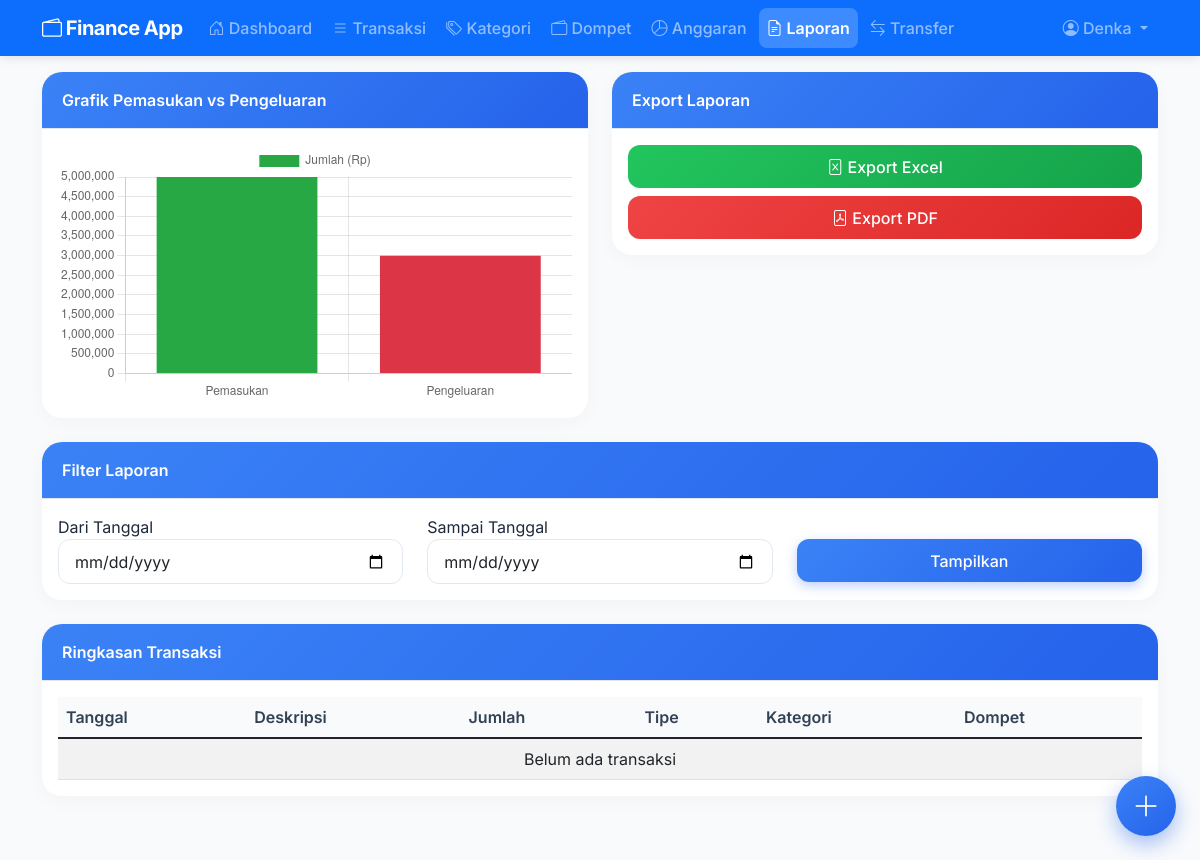
/reports (signed in), run on an earlier commit of the app's database.
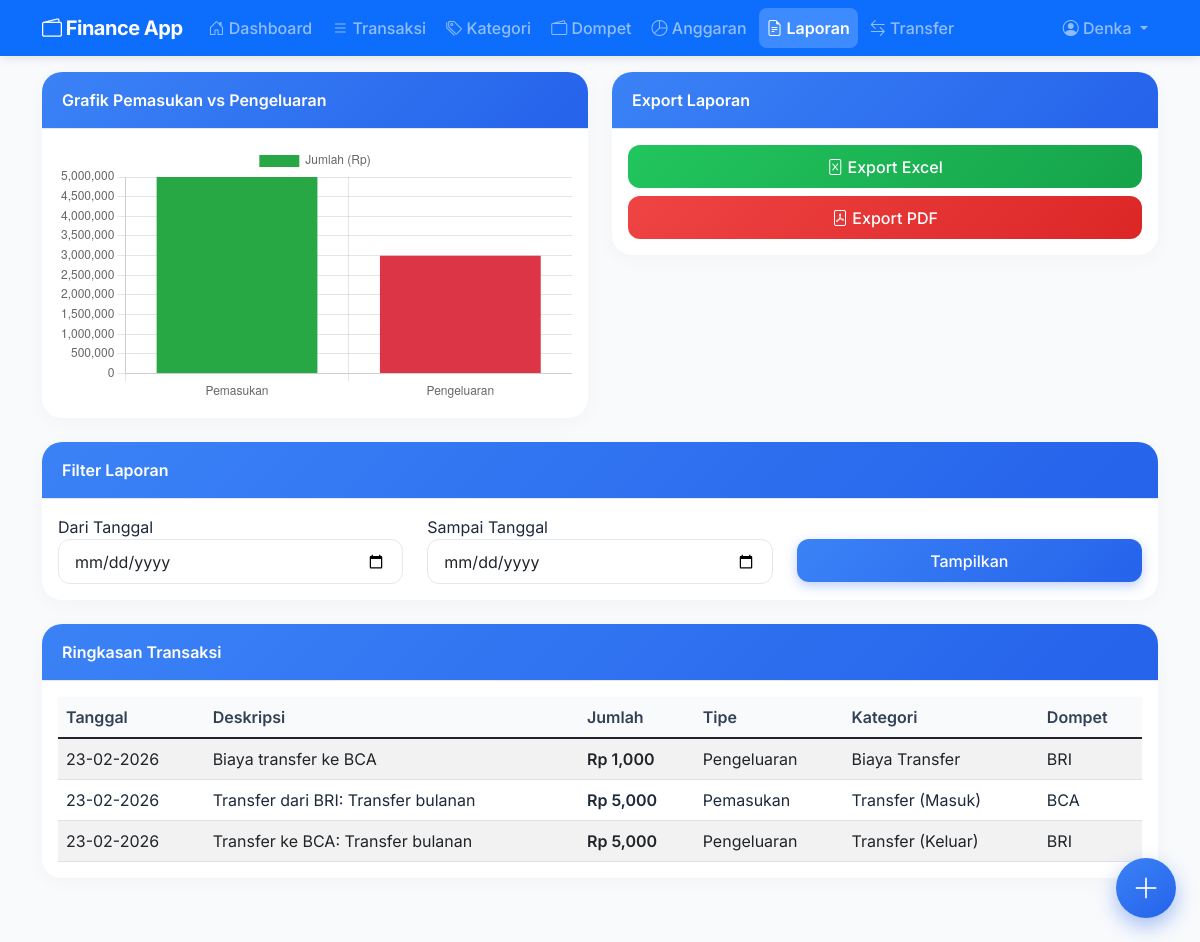
And on a later commit of the database.
### models.py (models this page shows)
class Transaction(db.Model):
    id = db.Column(db.Integer, primary_key=True)
    amount = db.Column(db.Float, nullable=False)
    description = db.Column(db.String(200))
    date = db.Column(db.DateTime, default=datetime.utcnow)
    type = db.Column(db.String(10))  # 'income' atau 'expense'
    category_id = db.Column(db.Integer, db.ForeignKey('category.id'), nullable=False)
    wallet_id = db.Column(db.Integer, db.ForeignKey('wallet.id'), nullable=False)
    user_id = db.Column(db.Integer, db.ForeignKey('user.id'), nullable=False)
    category = db.relationship('Category')

class Category(db.Model):
    id = db.Column(db.Integer, primary_key=True)
    name = db.Column(db.String(100), nullable=False)
    type = db.Column(db.String(10))  # 'income' atau 'expense'
    user_id = db.Column(db.Integer, db.ForeignKey('user.id'), nullable=False)

class Wallet(db.Model):
    id = db.Column(db.Integer, primary_key=True)
    name = db.Column(db.String(100), nullable=False)
    type = db.Column(db.String(10))  # 'cash' atau 'digital'
    balance = db.Column(db.Float, default=0.0)
    user_id = db.Column(db.Integer, db.ForeignKey('user.id'), nullable=False)
    transactions = db.relationship('Transaction', backref='wallet', lazy=True, cascade='all, delete-orphan')
    shared_with = db.relationship('SharedWallet', back_populates='wallet', lazy=True, cascade='all, delete-orphan')

### app.py (the view)
@app.route('/reports')
@login_required
def reports():
    return render_template('reports.html')

### app.py (called while the page is built)
@login_manager.user_loader
def load_user(user_id):
    return User.query.get(int(user_id))

### templates/reports.html (shortened to what the changed rows need)
{% extends "base.html" %}
{% block content %}
<div class="row mt-4">
    <div class="col-md-12">
        <div class="card">
            <div class="card-body">
                <table class="table table-striped">
                    <thead>
                        <tr>
                            <th>Tanggal</th>
                            <th>Deskripsi</th>
                            <th>Jumlah</th>
                            <th>Tipe</th>
                            <th>Kategori</th>
                            <th>Dompet</th>
                        </tr>
                    </thead>
                    <tbody>
                        {% for t in current_user.transactions[-10:]|reverse %}
                        <tr>
                            <td>{{ t.date.strftime('%d-%m-%Y') }}</td>
                            <td>{{ t.description }}</td>
                            <td class="{{ 'income' if t.type=='income' else 'expense' }}">Rp {{ "{:,.0f}".format(t.amount) }}</td>
                            <td>{{ 'Pemasukan' if t.type=='income' else 'Pengeluaran' }}</td>
                            <td>{{ t.category.name }}</td>
                            <td>{{ t.wallet.name }}</td>
                        </tr>
                        {% else %}
                        <tr>
                            <td colspan="6" class="text-center">Belum ada transaksi</td>
                        </tr>
                        {% endfor %}
                    </tbody>
                </table>
            </div>
        </div>
    </div>
</div>
{% endblock %}
{% block scripts %}
<script>
// Grafik pemasukan vs pengeluaran bulan ini
fetch('/api/chart-data')
  .then(response => response.json())
  .then(data => {
    // Hitung total pemasukan dan pengeluaran dari data? Kita punya hanya pengeluaran.
    // Untuk demo, kita buat dummy. Bisa buat API baru.
    new Chart(document.getElementById('incomeExpenseChart'), {
      type: 'bar',
      data: {
        labels: ['Pemasukan', 'Pengeluaran'],
        datasets: [{
          label: 'Jumlah (Rp)',
          data: [5000000, 3000000], // contoh statis, seharusnya dari backend
          backgroundColor: ['#28a745', '#dc3545']
        }]
      }
    });
  });
</script>
{% endblock %}

What changed in the data, as far as the page shows it:
added Transaction: date "23-02-2026", description "Biaya transfer ke BCA", amount "1,000", type "Pengeluaran", category.name "Biaya Transfer", wallet.name "BRI"
added Transaction: date "23-02-2026", description "Transfer dari BRI: Transfer bulanan", amount "5,000", type "Pemasukan", category.name "Transfer (Masuk)", wallet.name "BCA"
added Transaction: date "23-02-2026", description "Transfer ke BCA: Transfer bulanan", amount "5,000", type "Pengeluaran", category.name "Transfer (Keluar)", wallet.name "BRI"
Also different on the page:
text no longer shown: "Belum ada transaksi"
